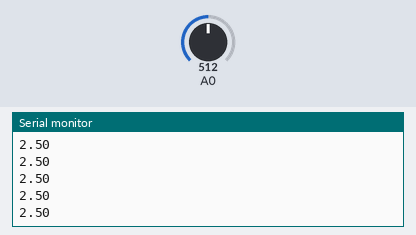
Bench run of a sketch on a simulated Arduino Uno, built with avr-gcc and run on an emulated ATmega328P. On the bench: the last lines printed to the serial monitor. Inputs (shaded band) come from the test bench; at power-on: A0 = 512.

Above: at 1.2 s.
1.3 s: A0 set to 716
At 1.43 s:
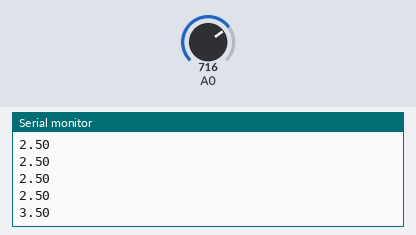
2.8 s: A0 set to 900
At 2.8 s:
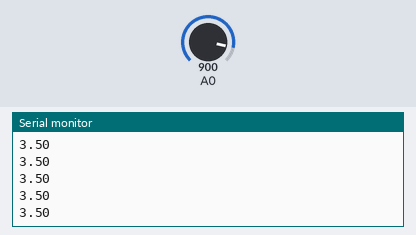
Timing chart, 0 to 5.8 s (numbered marks = the images above; inputs shaded):
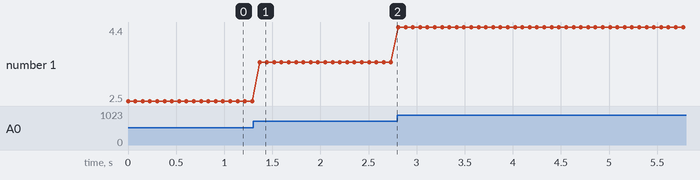

The sketch:

AnalogueRead.ino
```cpp
/*
 * Reads the value of analog pin0 and sends it over
 *     - bluetooth
 *            - pins (13, 12) (RX, TX)
 *            - range [0, 1023]
 *     - normal serial
 *            - range [0, 5] (volts)
 */
#include <SoftwareSerial.h>

// (RX, TX) ARDUINO
// (TXD, RXD) BT Chip
SoftwareSerial BTSerial(13, 12);


void setup() {
  Serial.begin(9600);  // setup serial
  BTSerial.begin(9600);  // setup bluetooth serial - use AT to set this value
}

void loop() {
  int valueFromSensor = analogRead(A0);  // read the input pin
  // The reading is an integer [0, 1023], scale this to a float [0, 5]
  // Not using map funciton because only works with integers
  float voltage = valueFromSensor * 5.0 / 1023.0;
  Serial.println(voltage);
  BTSerial.println(valueFromSensor);
  // Wait while the bluetooth end catches up
  delay(70);
}
```

Measured:
- after the input at 1.3 s, the serial monitor: prints a new line after 0.07 s (image 1)
- plotted number 1: 2.5 → 3.5 after the input at 1.3 s, 3.5 → 4.4 after the input at 2.8 s
